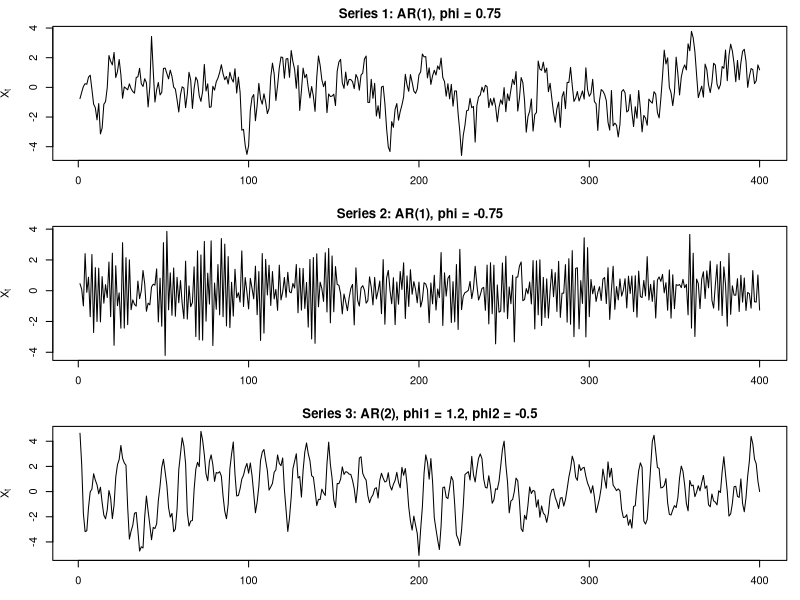
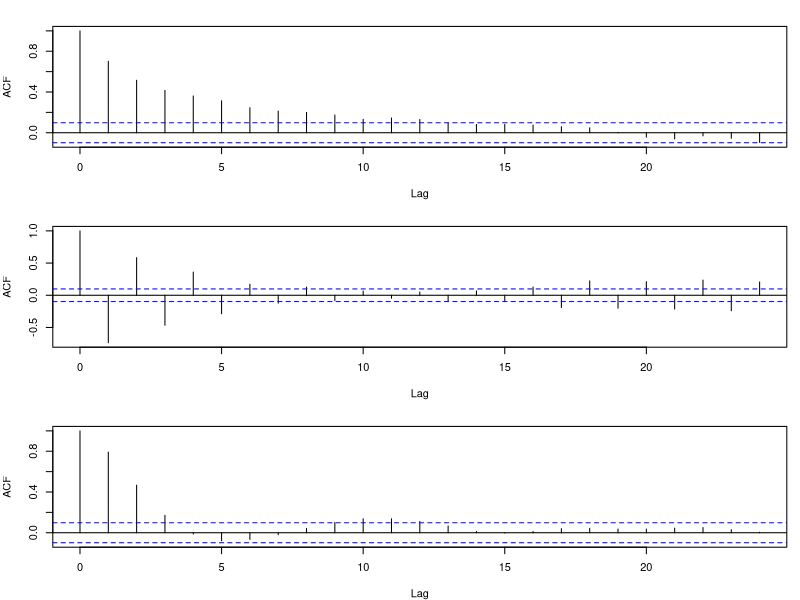
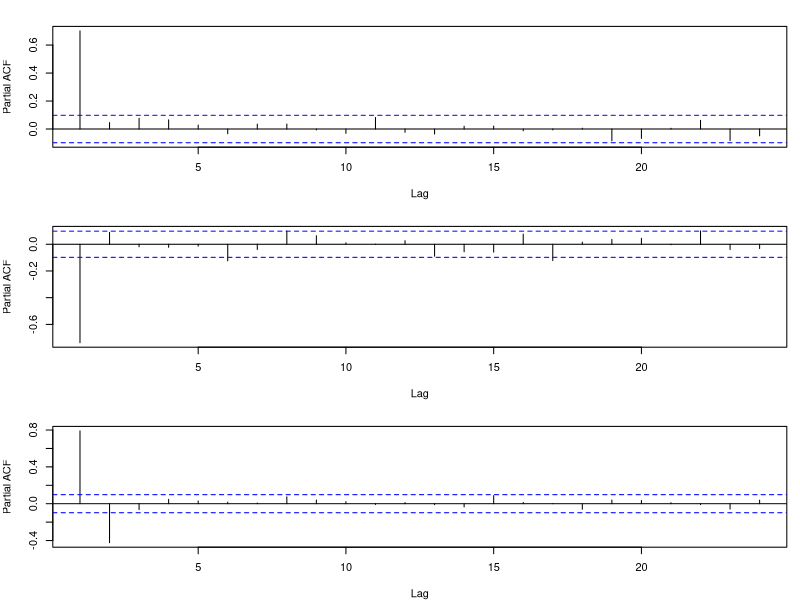

Write R code to recreate these figures, in order.
## ---- chunk 1
knitr::opts_chunk$set(
  echo = TRUE,
  warning = FALSE,
  message = FALSE,
  fig.width = 9,
  fig.height = 6
)
## ---- chunk 2
set.seed(4155)

n <- 400

x1 <- arima.sim(model = list(ar = 0.75), n = n)
x2 <- arima.sim(model = list(ar = -0.75), n = n)
x3 <- arima.sim(model = list(ar = c(1.2, -0.5)), n = n)
## ---- chunk 3
par(mfrow = c(3, 1), mar = c(3, 4, 2, 1))

plot(x1, type = "l",
     main = "Series 1: AR(1), phi = 0.75",
     xlab = "Time", ylab = expression(X[t]))

plot(x2, type = "l",
     main = "Series 2: AR(1), phi = -0.75",
     xlab = "Time", ylab = expression(X[t]))

plot(x3, type = "l",
     main = "Series 3: AR(2), phi1 = 1.2, phi2 = -0.5",
     xlab = "Time", ylab = expression(X[t]))

par(mfrow = c(1, 1))
## ---- chunk 4
par(mfrow = c(3, 1), mar = c(4, 4, 2, 1))

acf(x1, lag.max = 24,
    main = "ACF: Series 1")

acf(x2, lag.max = 24,
    main = "ACF: Series 2")

acf(x3, lag.max = 24,
    main = "ACF: Series 3")

par(mfrow = c(1, 1))
## ---- chunk 5
par(mfrow = c(3, 1), mar = c(4, 4, 2, 1))

pacf(x1, lag.max = 24,
     main = "PACF: Series 1")

pacf(x2, lag.max = 24,
     main = "PACF: Series 2")

pacf(x3, lag.max = 24,
     main = "PACF: Series 3")

par(mfrow = c(1, 1))
## ---- chunk 6
1.96 / sqrt(n)
